Frame 1 (no input): blank canvas, image omitted
Frame 60 (the mouse pressed at the canvas centre just before this capture): blank canvas, image omitted
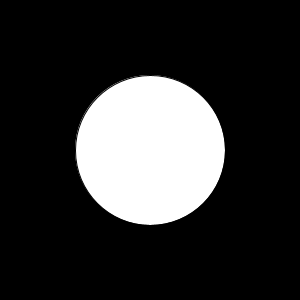
Frame 120 (the mouse held since frame 60 and released just before this capture)

The Processing sketch whose frames 1 and 60 were blank and that drew this single picture after the mouse press (run headless with seeded random() and noise(); from frame 60 on, the mouse is pressed at the canvas centre):

// Processing sketch: ex04_20
// ── ex04_20.pde
// 마우스의 움직임에 따라 원의 크기 변경

void setup() {
  size(300, 300);
}

void draw() {
  background(0);
  ellipse(width/2, height/2, mouseX, mouseY);
}
